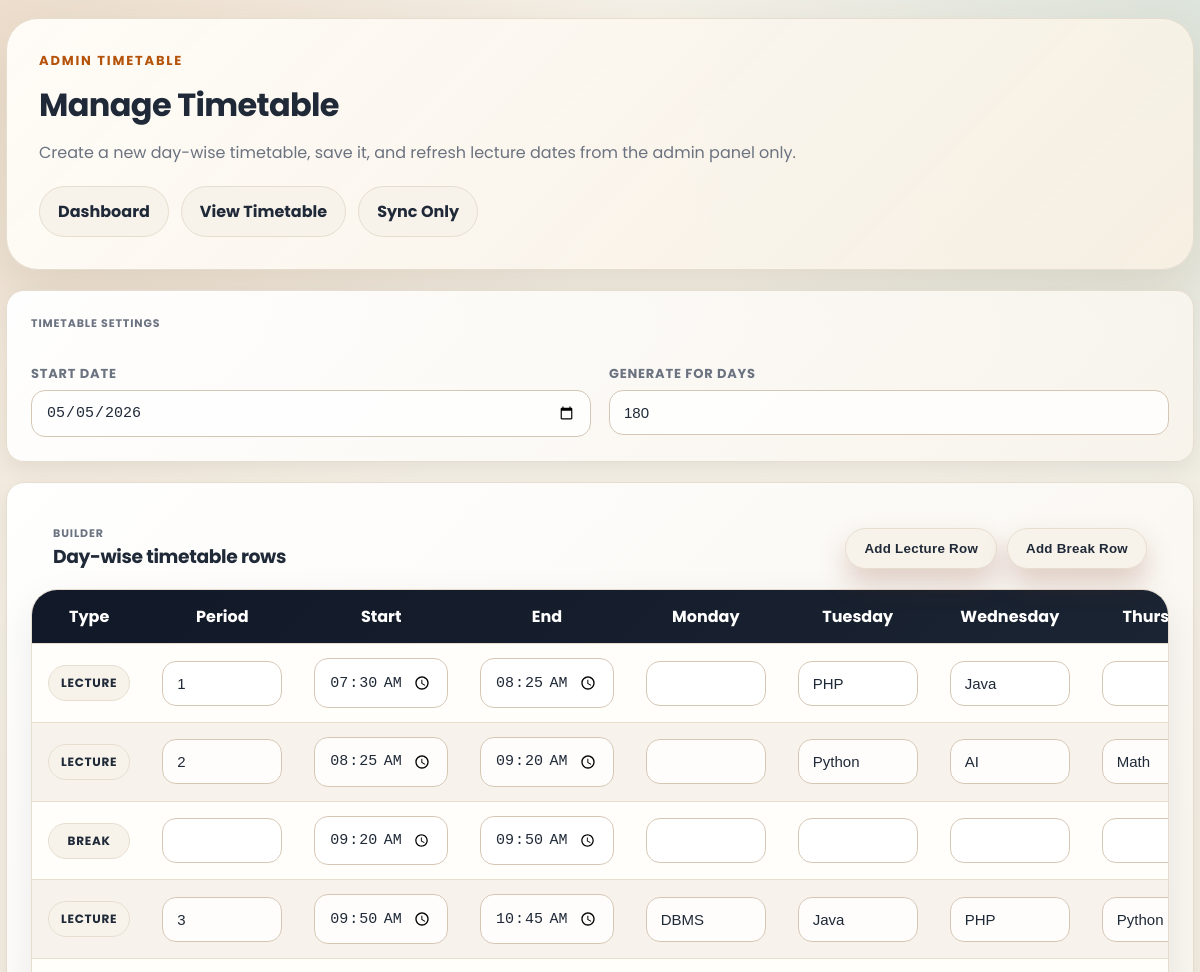
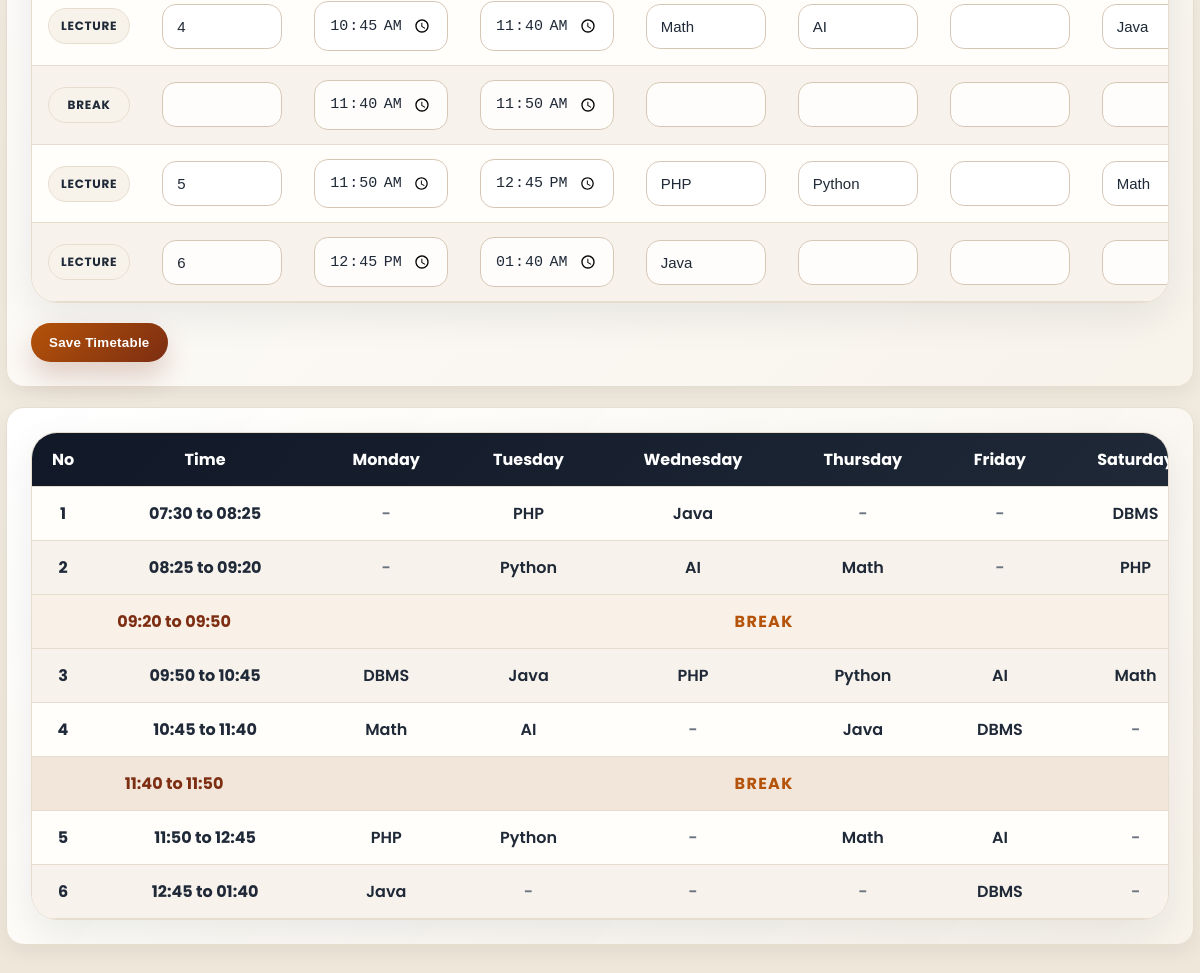
The app's page /manage_timetable (signed in) with its own data (2 pictures, top to bottom).
### tables this page shows
CREATE TABLE timetable_settings(
            id INTEGER PRIMARY KEY CHECK (id = 1),
            start_date TEXT,
            total_days INTEGER
        );

CREATE TABLE timetable_schedule(
            id INTEGER PRIMARY KEY AUTOINCREMENT,
            row_order INTEGER NOT NULL,
            period_number TEXT,
            day_name TEXT,
            start_time TEXT,
            end_time TEXT,
            lecture_name TEXT,
            is_break INTEGER NOT NULL DEFAULT 0
        );

### login app/app.py (the view, shortened to what this page needs)
@app.route("/manage_timetable", methods=["GET", "POST"])
def manage_timetable():
    if "user" not in session:
        return redirect("/")
    if session.get("role") != "admin":
        return redirect("/timetable")
    error = ""
    success = request.args.get("saved", "")
    with db() as con:
        start_date, total_days = get_timetable_settings(con)
        schedule_rows = fetch_timetable_rows(con)
        builder_rows = build_timetable_editor_rows(schedule_rows)
    return render_template(
        "admin/manage_timetable.html",
        timetable_days=TIMETABLE_DAYS,
        timetable_day_keys=[day.lower() for day in TIMETABLE_DAYS],
        builder_rows=builder_rows,
        start_date=start_date,
        total_days=total_days,
        error=error,
        success=success,
        weekly_timetable=get_weekly_timetable(),
    )

### login app/app.py (called while the page is built)
def db():
    con = sqlite3.connect(app.config["DATABASE_PATH"])
    con.row_factory = sqlite3.Row
    return con

def format_timetable_range(start_time, end_time):
    if start_time and end_time:
        return f"{start_time} to {end_time}"
    return start_time or end_time or ""

def get_weekly_timetable(con=None):
    owns_connection = con is None
    if owns_connection:
        con = db()
    try:
        rows = fetch_timetable_rows(con)
    finally:
        if owns_connection:
            con.close()
    return {
        "meta": TIMETABLE_META,
        "days": TIMETABLE_DAYS,
        "rows": rows or TIMETABLE_ROWS,
    }

def build_timetable_editor_rows(rows):
    editor_rows = []
    source_rows = rows or TIMETABLE_ROWS
    for row in source_rows:
        start_time = (row.get("start_time") or "").strip()
        end_time = (row.get("end_time") or "").strip()
        if not start_time and not end_time:
            start_time, end_time = split_timetable_range(row.get("time"))
        editor_rows.append({
            "number": row.get("number", ""),
            "start_time": start_time,
            "end_time": end_time,
            "is_break": bool(row.get("is_break")),
            "courses": {day: (row.get("courses", {}).get(day, "") if not row.get("is_break") else "") for day in TIMETABLE_DAYS},
        })
    return editor_rows

def get_timetable_settings(con):
    settings = con.execute(
        "SELECT start_date, total_days FROM timetable_settings WHERE id=1"
    ).fetchone()
    if not settings:
        return date.today().isoformat(), 180
    start_date = settings["start_date"] or date.today().isoformat()
    total_days = settings["total_days"] or 180
    try:
        date.fromisoformat(start_date)
    except ValueError:
        start_date = date.today().isoformat()
    if total_days < 1:
        total_days = 180
    return start_date, total_days

### login app/templates/admin/manage_timetable.html (shortened to what this page needs)
<!DOCTYPE html>
<html lang="en">
<head>
    <link rel="stylesheet" href="{{ url_for('static', filename='style.css') }}">
</head>
<body>
    <div class="page-shell">
        <div class="page-hero">
            <div class="section-title">Admin Timetable</div>
            <h1>Manage Timetable</h1>
            <p>Create a new day-wise timetable, save it, and refresh lecture dates from the admin panel only.</p>
            <div class="action-row">
                <a href="/admin" class="secondary-link">Dashboard</a>
                <a href="/timetable" class="secondary-link">View Timetable</a>
                <a href="/generate_auto_timetable" class="secondary-link">Sync Only</a>
            </div>
        </div>
        <form method="post" class="timetable-builder-shell" id="timetable-builder-form">
            <div class="dashboard-mini-card">
                <div class="label">Timetable Settings</div>
                <div class="timetable-settings-grid">
                    <div>
                        <label for="start_date">Start Date</label>
                        <input id="start_date" name="start_date" type="date" value="{{ start_date }}" required>
                    </div>
                    <div>
                        <label for="total_days">Generate For Days</label>
                        <input id="total_days" name="total_days" type="number" min="1" value="{{ total_days }}" required>
                    </div>
                </div>
            </div>
            <div class="dashboard-mini-card" style="margin-top:20px;">
                <div class="table-toolbar">
                    <div>
                        <div class="label">Builder</div>
                        <h3>Day-wise timetable rows</h3>
                    </div>
                    <div class="builder-controls">
                        <button type="button" class="secondary-link builder-button" id="add-lecture-row">Add Lecture Row</button>
                        <button type="button" class="secondary-link builder-button" id="add-break-row">Add Break Row</button>
                    </div>
                </div>
                <div class="table-shell table-shell--scroll timetable-builder-table-shell" style="margin-top:18px;">
                    <table class="timetable-builder-table">
                        <thead>
                            <tr>
                                <th>Type</th>
                                <th>Period</th>
                                <th>Start</th>
                                <th>End</th>
                                {% for day in timetable_days %}
                                <th>{{ day }}</th>
                                {% endfor %}
                            </tr>
                        </thead>
                        <tbody id="builder-body">
                            {% for row in builder_rows %}
                            <tr data-builder-row data-row-type="{{ 'break' if row.is_break else 'lecture' }}">
                                <td>
                                    <span class="builder-row-type">{{ 'Break' if row.is_break else 'Lecture' }}</span>
                                </td>
                                <td>
                                    <input type="text" value="{{ row.number }}" data-period-input {% if row.is_break %}disabled{% endif %}>
                                </td>
                                <td>
                                    <input type="time" value="{{ row.start_time }}" data-start-input required>
                                </td>
                                <td>
                                    <input type="time" value="{{ row.end_time }}" data-end-input required>
                                </td>
                                {% for day in timetable_days %}
                                <td>
                                    <input
                                        type="text"
                                        value="{{ row.courses[day] if not row.is_break else '' }}"
                                        data-day-input="{{ day|lower }}"
                                        {% if row.is_break %}disabled{% endif %}
                                    >
                                </td>
                                {% endfor %}
                            </tr>
                            {% endfor %}
                        </tbody>
                    </table>
                </div>
                <div class="action-row">
                    <button type="submit">Save Timetable</button>
                </div>
            </div>
        </form>
        <div style="margin-top:20px;">
            {% include "shared/_weekly_timetable.html" %}
        </div>
    </div>
</body>
</html>

### login app/templates/shared/_weekly_timetable.html
<section class="dashboard-mini-card timetable-card">
    <div class="table-shell table-shell--scroll timetable-shell">
        <table class="weekly-timetable-table">
            <thead>
                <tr>
                    <th>No</th>
                    <th>Time</th>
                    {% for day in weekly_timetable.days %}
                    <th>{{ day }}</th>
                    {% endfor %}
                </tr>
            </thead>
            <tbody>
                {% for row in weekly_timetable.rows %}
                {% if row.is_break %}
                <tr class="timetable-break-row">
                    <td colspan="2" class="timetable-break-time"><span>{{ row.time|replace(' ', '&nbsp;')|safe }}</span></td>
                    <td colspan="{{ weekly_timetable.days|length }}" class="timetable-break-label">Break</td>
                </tr>
                {% else %}
                <tr>
                    <td class="timetable-period">{{ row.number }}</td>
                    <td class="timetable-time">{{ row.time }}</td>
                    {% for day in weekly_timetable.days %}
                    {% set course_name = row.courses.get(day, '') %}
                    <td class="timetable-course{% if not course_name %} timetable-course--empty{% endif %}">
                        {{ course_name or "-" }}
                    </td>
                    {% endfor %}
                </tr>
                {% endif %}
                {% endfor %}
            </tbody>
        </table>
    </div>
</section>

### records on screen
timetable_settings: start_date "05/05/2026"
timetable_schedule: period_number_0 "1", start_time_0 "07:30", end_time_0 "08:25", lecture_0_tuesday "PHP" "Java", number "1", time "07:30 to 08:25", course_name "-" "-" "-"
timetable_schedule: period_number_1 "2", start_time_1 "08:25", end_time_1 "09:20", lecture_1_tuesday "Python" "AI" "Math", number "2", time "08:25 to 09:20", course_name "-" "-"
timetable_schedule: start_time "09:20", end_time "09:50", time "09:20 to 09:50"
timetable_schedule: number "3", start_time "09:50", end_time "10:45", is_break+lecture_name "DBMS" "Java" "PHP" "Python", time "09:50 to 10:45", lecture_name "DBMS"
timetable_schedule: number "4", start_time "10:45", end_time "11:40", is_break+lecture_name "Math" "AI" "Java", time "10:45 to 11:40", lecture_name "Math" "-" "-"
timetable_schedule: start_time "11:40", end_time "11:50", time "11:40 to 11:50"
timetable_schedule: number "5", start_time "11:50", end_time "12:45", is_break+lecture_name "PHP" "Python" "Math", time "11:50 to 12:45", lecture_name "PHP" "-" "-"
timetable_schedule: number "6", start_time "12:45", end_time "01:40", is_break+lecture_name "Java", time "12:45 to 01:40", lecture_name "Java" "-" "-" "-" "-"
timetable_schedule: lecture_name "PHP"
timetable_schedule: lecture_name "Java"
timetable_schedule: lecture_name "DBMS"
timetable_schedule: lecture_name "Python"
timetable_schedule: lecture_name "AI"
timetable_schedule: lecture_name "Math"
timetable_schedule: lecture_name "PHP"
timetable_schedule: lecture_name "Java"
timetable_schedule: lecture_name "PHP"
timetable_schedule: lecture_name "Python"
timetable_schedule: lecture_name "AI"
timetable_schedule: lecture_name "Math"
timetable_schedule: lecture_name "AI"
timetable_schedule: lecture_name "Java"
timetable_schedule: lecture_name "DBMS"
timetable_schedule: lecture_name "Python"
timetable_schedule: lecture_name "Math"
timetable_schedule: lecture_name "AI"
timetable_schedule: lecture_name "DBMS"

### other values on screen
{{ day }} "Monday" "Tuesday" "Wednesday"
{{ day }} "Monday" "Tuesday" "Wednesday" "Thursday" "Friday"
